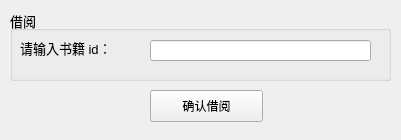
<?xml version="1.0" encoding="UTF-8"?>
<ui version="4.0">
 <class>borrowbk</class>
 <widget class="QWidget" name="borrowbk">
  <property name="geometry">
   <rect>
    <x>0</x>
    <y>0</y>
    <width>401</width>
    <height>140</height>
   </rect>
  </property>
  <property name="windowTitle">
   <string>borrowbk</string>
  </property>
  <widget class="QPushButton" name="checkbrw_btn">
   <property name="geometry">
    <rect>
     <x>150</x>
     <y>90</y>
     <width>113</width>
     <height>32</height>
    </rect>
   </property>
   <property name="text">
    <string>确认借阅</string>
   </property>
  </widget>
  <widget class="QGroupBox" name="groupBox">
   <property name="geometry">
    <rect>
     <x>10</x>
     <y>10</y>
     <width>381</width>
     <height>71</height>
    </rect>
   </property>
   <property name="font">
    <font>
     <pointsize>10</pointsize>
    </font>
   </property>
   <property name="title">
    <string>借阅</string>
   </property>
   <property name="flat">
    <bool>false</bool>
   </property>
   <property name="checkable">
    <bool>false</bool>
   </property>
   <widget class="QLabel" name="label">
    <property name="geometry">
     <rect>
      <x>10</x>
      <y>30</y>
      <width>131</width>
      <height>16</height>
     </rect>
    </property>
    <property name="text">
     <string>请输入书籍 id：</string>
    </property>
   </widget>
   <widget class="QLineEdit" name="lineEdit_BrId">
    <property name="geometry">
     <rect>
      <x>140</x>
      <y>30</y>
      <width>221</width>
      <height>21</height>
     </rect>
    </property>
   </widget>
  </widget>
 </widget>
 <layoutdefault spacing="6" margin="11"/>
 <resources/>
 <connections>
  <connection>
   <sender>checkbrw_btn</sender>
   <signal>clicked()</signal>
   <receiver>borrowbk</receiver>
   <slot>BorrowClicked()</slot>
   <hints>
    <hint type="sourcelabel">
     <x>240</x>
     <y>105</y>
    </hint>
    <hint type="destinationlabel">
     <x>339</x>
     <y>104</y>
    </hint>
   </hints>
  </connection>
 </connections>
 <slots>
  <slot>BorrowClicked()</slot>
 </slots>
</ui>
